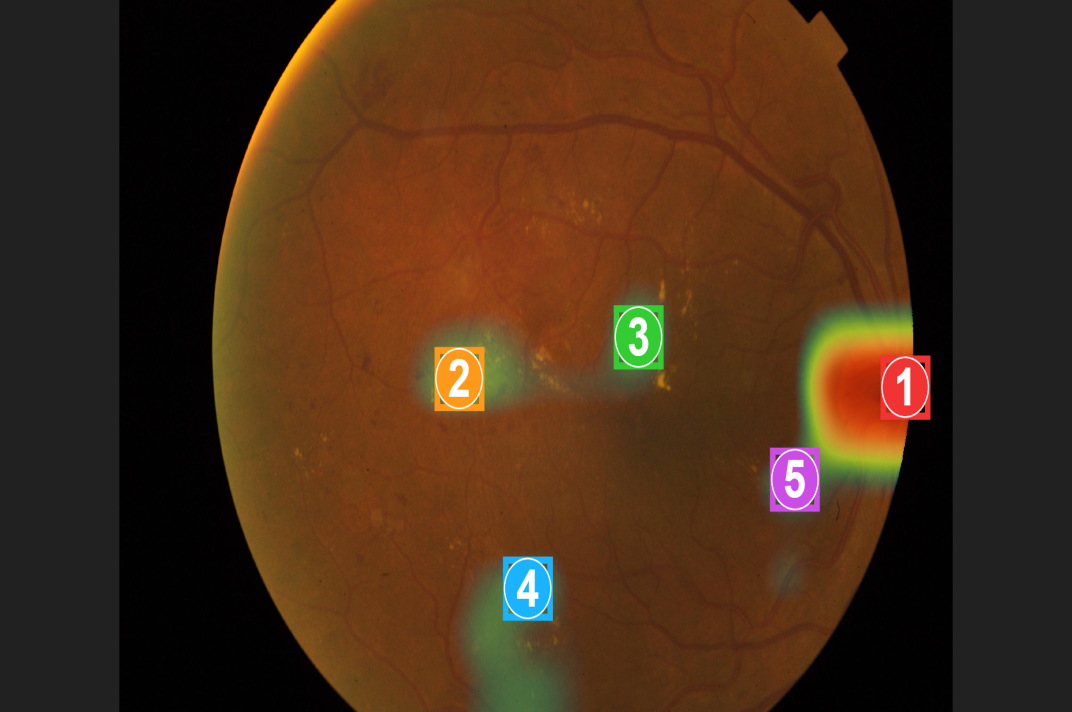
%> input picture AI_REBUILD/07_retinal_analysis/test_run/attention_points.png, 3216 x 2136 px (shown at 1/3 size)
$ octave --eval "result = segmentRetinalField('test_run/attention_points.png');"   (GNU Octave 9; MATLAB toolbox functions it lacks are replaced by stand-ins)
%> lines starting %> are read from the running program, lines starting %| are printed output that depends on the picture; in (x1, y1, x2, y2) boxes, pixels count from 0 and x2, y2 are one past the last pixel; in counts of white or black regions, pixels touching at a corner belong together; the program's own positions count from 1
function retinalField = segmentRetinalField(imgInput, varargin)
%> called with imgInput = 'test_run/attention_points.png'
% SEGMENTRETINALFIELD
% Segments the circular/elliptical retinal fundus field from the dark camera background.
% Pure MATLAB implementation (zero external toolbox dependency).
%
% Usage:
%   retinalField = segmentRetinalField(img)
%   retinalField = segmentRetinalField(imgPath)

p = inputParser;
addRequired(p, 'imgInput');
addParameter(p, 'Threshold', 10, @isnumeric); % Intensity threshold out of 255
parse(p, imgInput, varargin{:});

if ischar(imgInput) || isstring(imgInput)
    img = imread(char(imgInput));
else
    img = imgInput;
end

if isinteger(img)
    imgDouble = double(img);
else
    imgDouble = img;
    if max(imgDouble(:)) <= 1.0
        imgDouble = imgDouble * 255.0;
    end
end
if size(imgDouble, 3) == 1
    imgDouble = repmat(imgDouble, 1, 1, 3);
end

[H, W, ~] = size(imgDouble);
%> H = 2136; W = 3216

% 1. CONVERT TO LUMINANCE
gray = 0.299 * imgDouble(:,:,1) + 0.587 * imgDouble(:,:,2) + 0.114 * imgDouble(:,:,3);
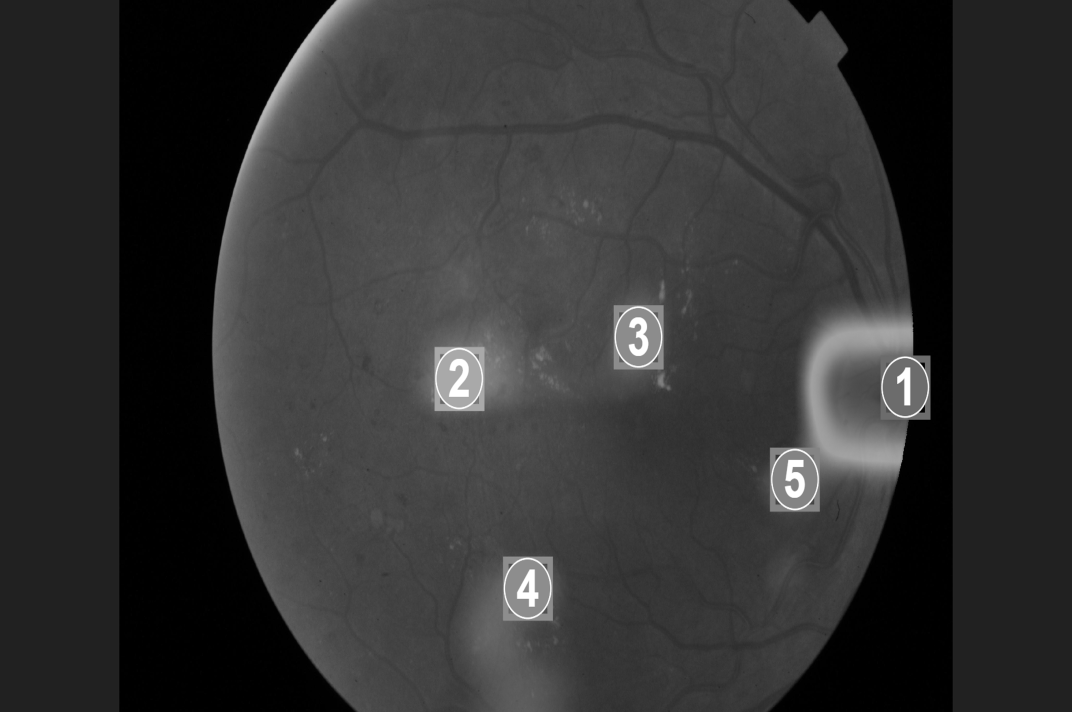
%> gray: size 2136x3216 double (shown at 1/3 size); min 0, max 255, mean 51.1

% 2. THRESHOLD DARK CAMERA BORDER
th = p.Results.Threshold;
rawMask = gray > th;
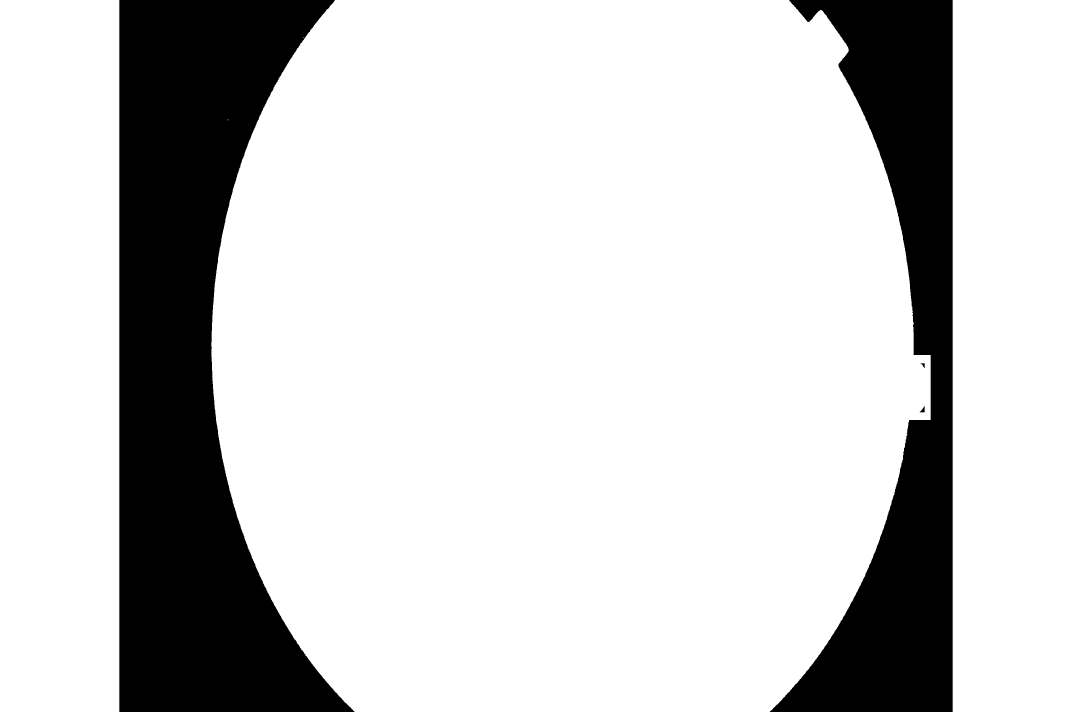
%> rawMask: size 2136x3216 logical (shown at 1/3 size); 80.4% white; 4 black regions, box (x1, y1, x2, y2) and area: (358, 0, 1064, 2136) 850788, (2309, 0, 2858, 2136) 493627, (2759, 1219, 2774, 1237) 140, (2762, 1089, 2774, 1104) 85

% Work at standardized scale for fast boundary analysis
scale = max(H, W) / 256.0;
%> scale = 12.56
if scale > 1.0
    dsH = max(round(H / scale), 16);
%> dsH = 170
    dsW = max(round(W / scale), 16);
%> dsW = 256
    maskDS = imresize(double(rawMask), [dsH, dsW], 'nearest') > 0.5;
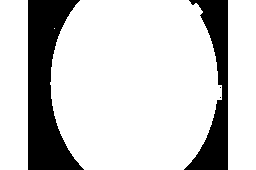
%> maskDS: size 170x256 logical; 80% white; 4 black regions (2 under 20 px), largest, box (x1, y1, x2, y2) and area: (28, 0, 84, 170) 5479, (184, 0, 228, 170) 3222
else
    maskDS = rawMask;
    scale = 1.0;
    dsH = H;
    dsW = W;
end

% 3. FIND LARGEST CONNECTED RETINAL COMPONENT (Pure MATLAB BFS)
visited = false(dsH, dsW);
maxCompPts = [];
maxCompCount = 0;

for r = 1:dsH
    for c = 1:dsW
        if maskDS(r, c) && ~visited(r, c)
            % BFS Flood Fill
            q = zeros(dsH * dsW, 2);
            q(1, :) = [r, c];
            visited(r, c) = true;
            head = 1;
            tail = 1;

            while head <= tail
                currR = q(head, 1);
                currC = q(head, 2);
                head = head + 1;

                for dr = -1:1
                    for dc = -1:1
                        nr = currR + dr;
                        nc = currC + dc;
                        if nr >= 1 && nr <= dsH && nc >= 1 && nc <= dsW
                            if maskDS(nr, nc) && ~visited(nr, nc)
                                visited(nr, nc) = true;
                                tail = tail + 1;
                                q(tail, :) = [nr, nc];
                            end
                        end
                    end
                end
            end

            compCount = tail;
            if compCount > maxCompCount
                maxCompCount = compCount;
                maxCompPts = q(1:tail, :);
            end
        end
    end
end
%> after the loop, compCount = 1; currC = 55; currR = 29; head = 2; maxCompCount = 25296; nc = 56; nr = 30; tail = 1

if maxCompCount < (dsH * dsW * 0.05)
    % Failed detection: retinal field smaller than 5% of image
    retinalField = struct(...
        'detected', false, ...
        'centerX', round(W / 2), ...
        'centerY', round(H / 2), ...
        'radiusX', 0, ...
        'radiusY', 0, ...
        'bbox', [1, 1, W, H], ...
        'mask', false(H, W), ...
        'coverageRatio', 0);
    return;
end

% Reconstruct binary mask of largest component at analysis scale
cleanMaskDS = false(dsH, dsW);
for k = 1:maxCompCount
    cleanMaskDS(maxCompPts(k, 1), maxCompPts(k, 2)) = true;
end
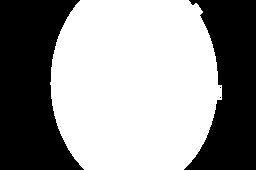
%> cleanMaskDS: size 170x256 logical; 58.1% white; 4 black regions (2 under 20 px), largest, box (x1, y1, x2, y2) and area: (0, 0, 84, 170) 10240, (184, 0, 256, 170) 7982

% Simple morphological hole filling (scanlines)
cleanMaskDS = fillHolesScanline(cleanMaskDS);
%> after the loop in fillHolesScanline, `for r = 1:H`: filled: size 170x256 logical; 58.1% white; 2 black regions, box (x1, y1, x2, y2) and area: (0, 0, 84, 170) 10240, (184, 0, 256, 170) 7976
%> the loop in fillHolesScanline, `for c = 1:W` made 256 passes
%> idx on pass 51: [83; 84; 85]
%> after the loop in fillHolesScanline, `for c = 1:W`: filled: size 170x256 logical; 58.2% white; 2 black regions, box (x1, y1, x2, y2) and area: (0, 0, 84, 170) 10240, (184, 0, 256, 170) 7964

% Scale mask back to original resolution
maskFull = imresize(double(cleanMaskDS), [H, W], 'bilinear') > 0.5;
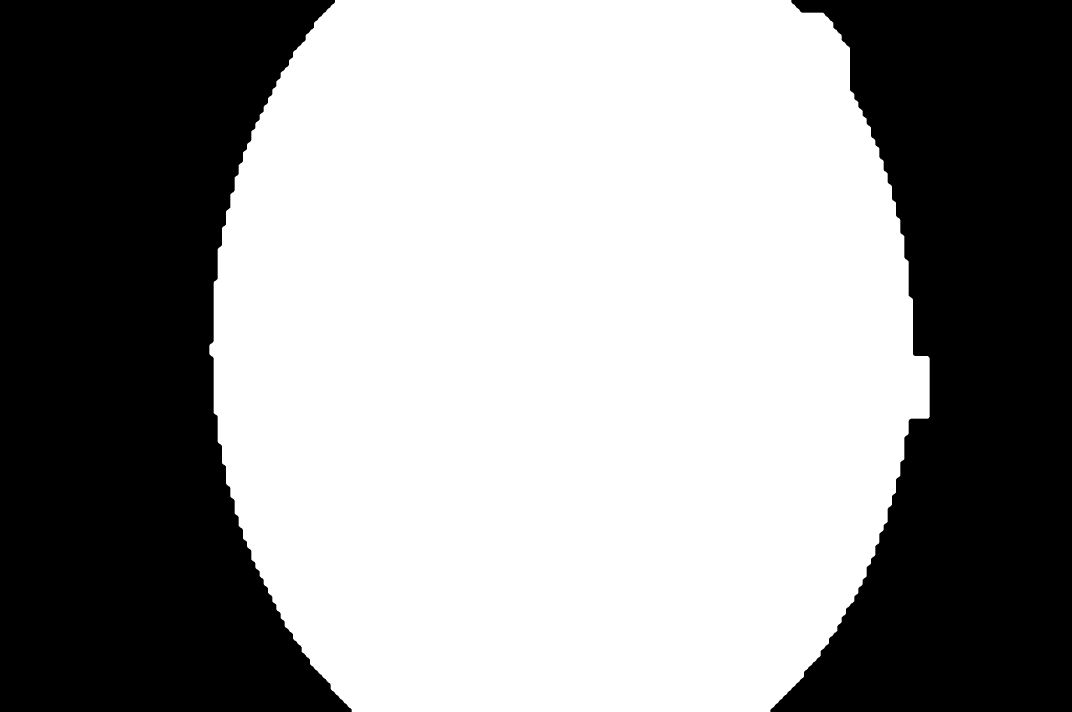
%> maskFull: size 2136x3216 logical (shown at 1/3 size); 58.2% white; 2 black regions, box (x1, y1, x2, y2) and area: (0, 0, 1055, 2136) 1616437, (2311, 0, 3216, 2136) 1257163

% 4. COMPUTE RETINAL GEOMETRIC PROPERTIES
[rows, cols] = find(maskFull);
%> rows = 3995776 values from 1 to 2136; cols = 3995776 values from 629 to 2789
rMin = min(rows); rMax = max(rows);
%> after `rMin = min(rows)`: rMin = 1
%> after `rMax = max(rows)`: rMax = 2136
cMin = min(cols); cMax = max(cols);
%> after `cMin = min(cols)`: cMin = 629
%> after `cMax = max(cols)`: cMax = 2789

centerX = round(mean(cols));
%> centerX = 1693
centerY = round(mean(rows));
%> centerY = 1057
radiusX = round((cMax - cMin) / 2);
%> radiusX = 1080
radiusY = round((rMax - rMin) / 2);
%> radiusY = 1068
bbox = [cMin, rMin, cMax - cMin + 1, rMax - rMin + 1];
%> bbox = [629 1 2161 2136]
coverageRatio = round(length(rows) / (H * W), 4);
%> coverageRatio = 0.582

retinalField = struct(...
    'detected', true, ...
    'centerX', centerX, ...
    'centerY', centerY, ...
    'radiusX', radiusX, ...
    'radiusY', radiusY, ...
    'bbox', bbox, ...
    'mask', maskFull, ...
    'coverageRatio', coverageRatio);
%> retinalField = {detected true, centerX 1693, centerY 1057, radiusX 1080, radiusY 1068, bbox [629 1 2161 2136]}
%> `result = segmentRetinalField('test_run/attention_points.png');`: result has the same summary as retinalField in segmentRetinalField

end

function filled = fillHolesScanline(bw)
% Fills internal holes in binary mask using 1D row & column scanline bounds
[H, W] = size(bw);
filled = bw;
% Fill rows
for r = 1:H
    idx = find(bw(r, :));
    if length(idx) >= 2
        filled(r, idx(1):idx(end)) = true;
    end
end
% Fill cols
for c = 1:W
    idx = find(filled(:, c));
    if length(idx) >= 2
        filled(idx(1):idx(end), c) = true;
    end
end
end

$ run again, on AI_REBUILD/07_retinal_analysis/test_run/gradcam_overlay.png
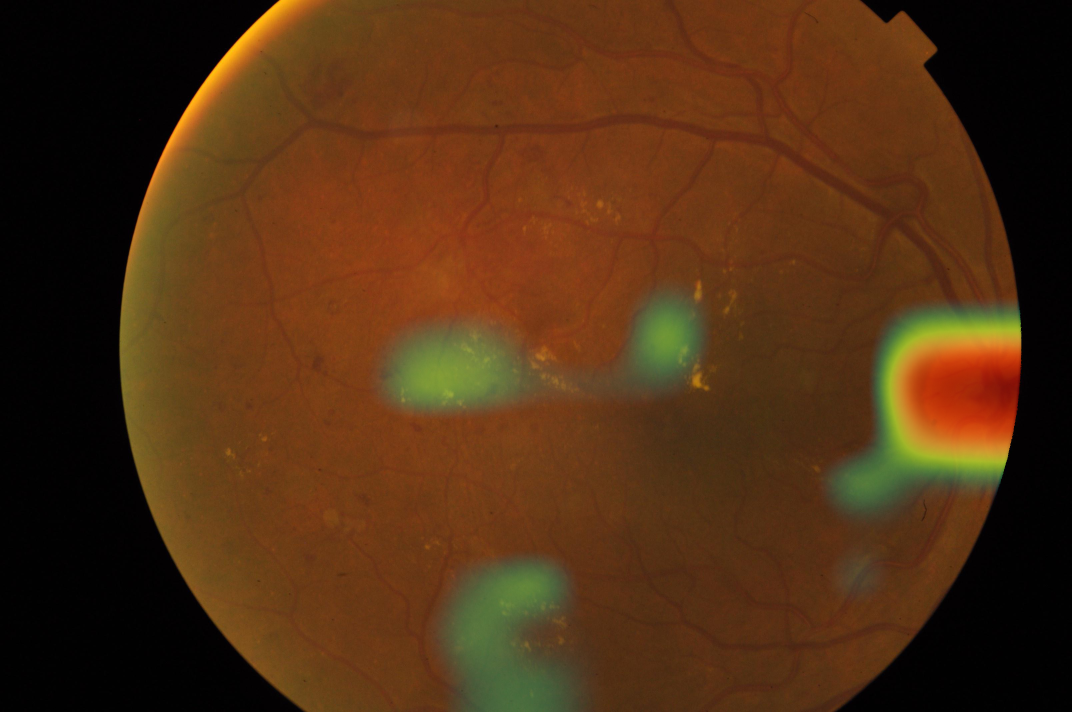
%> input picture AI_REBUILD/07_retinal_analysis/test_run/gradcam_overlay.png, 3216 x 2136 px (shown at 1/3 size)
%> in segmentRetinalField, `rawMask = gray > th;`:
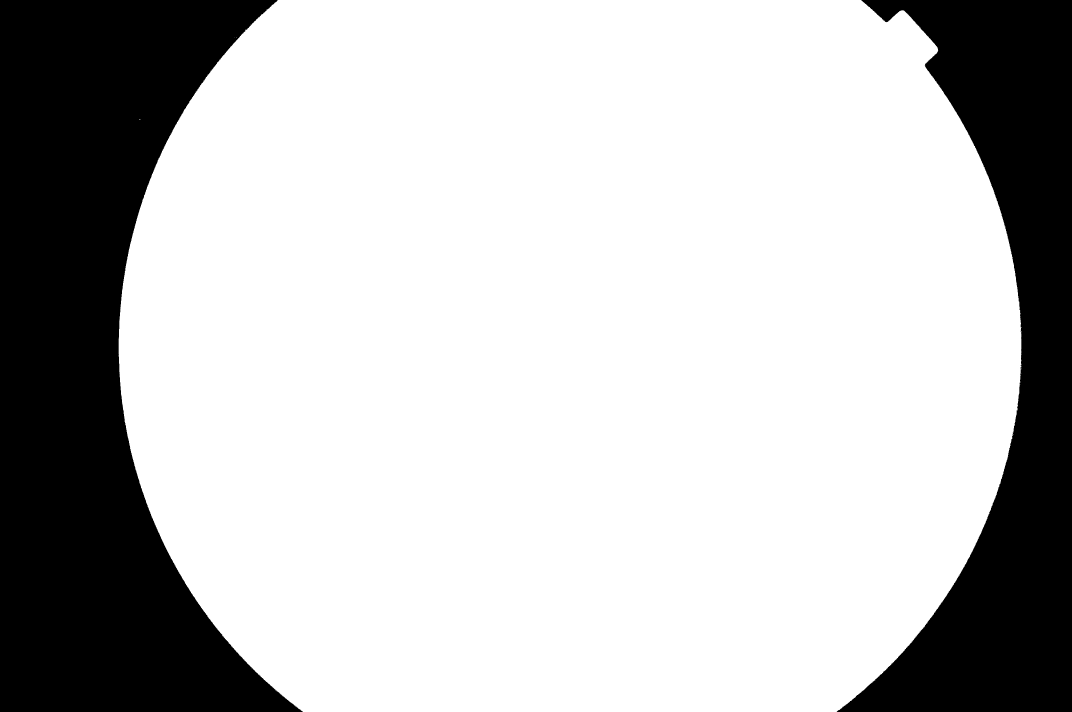
%> rawMask: size 2136x3216 logical (shown at 1/3 size); 74.6% white; 3 black regions (1 under 20 px), largest, box (x1, y1, x2, y2) and area: (0, 0, 909, 2136) 1094815, (2510, 0, 3216, 2136) 650134
%> maskDS: size 170x256 logical; 74.6% white; 2 black regions, box (x1, y1, x2, y2) and area: (0, 0, 72, 170) 6933, (201, 0, 256, 170) 4114
%> after the loop in segmentRetinalField, `for r = 1:dsH`: compCount = 1; currC = 34; currR = 29; head = 2; maxCompCount = 32472; nc = 35; nr = 30; tail = 1
%> the loop in fillHolesScanline, `for c = 1:W` made 256 passes
%> idx on pass 29: [77; 78; 79; 80; 81; 82; 83; 84; 85; 86; 87; 88; 89]
%> in segmentRetinalField, `maskFull = imresize(double(cleanMaskDS), [H, W], 'bilinear') > 0.5;`:
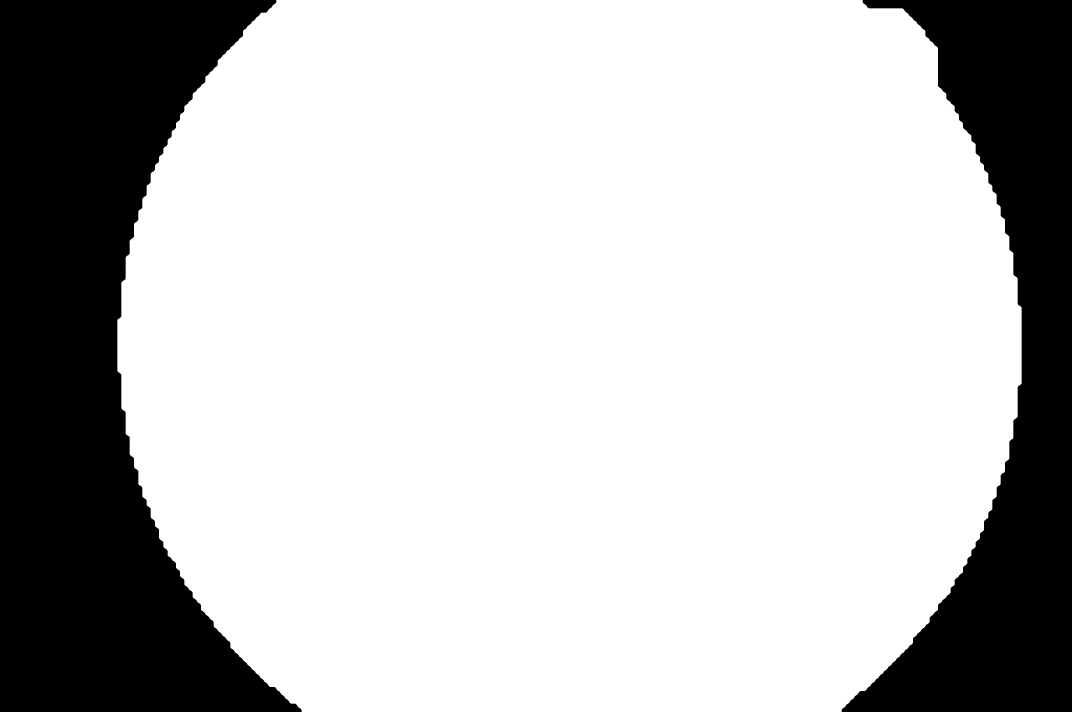
%> maskFull: size 2136x3216 logical (shown at 1/3 size); 74.7% white; 2 black regions, box (x1, y1, x2, y2) and area: (0, 0, 905, 2136) 1094488, (2525, 0, 3216, 2136) 645273
%> rows = 5129615 values from 1 to 2136; cols = 5129615 values from 353 to 3065
%> rMin = 1
%> rMax = 2136
%> cMin = 353
%> cMax = 3065
%> centerX = 1713
%> centerY = 1057
%> radiusX = 1356
%> radiusY = 1068
%> bbox = [353 1 2713 2136]
%> coverageRatio = 0.747
%> retinalField = {detected true, centerX 1713, centerY 1057, radiusX 1356, radiusY 1068, bbox [353 1 2713 2136]}
%> result has the same summary as retinalField in segmentRetinalField
